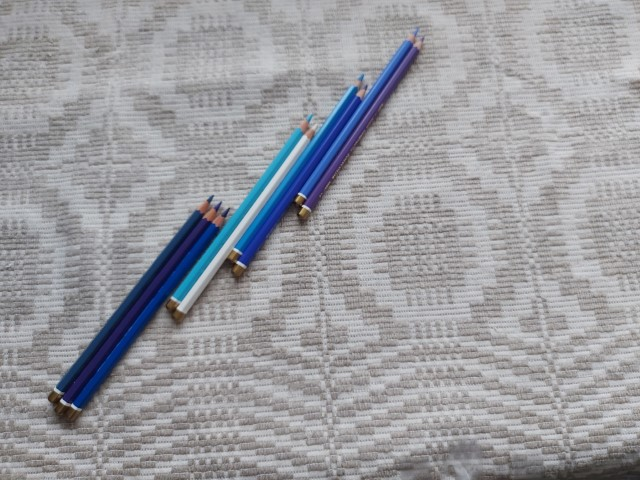
#> input picture SmallResolutionImages300/20221025_113303.jpg, 640 x 480 px, found by its file name; its folder holds 4 pictures in this run
$ python image.py
#> lines starting #> are read from the running program, lines starting #| are printed output that depends on the picture; pictures that were not available may be replaced by others from this repository, and a replacement may not be noted
import glob
import string
import time
from datetime import datetime
from multiprocessing import Pool, Process
import multiprocessing as mp
from multiprocessing.pool import ThreadPool
from typing import Any

from PIL import Image
from shutil import copyfile
import os, os.path
import cv2
import time

resultPathSmall = 'C:/Users/Vartotojas/OneDrive - Kaunas University of Technology/Darbalaukis/IN_Lygiagretus/ResultsSmall/'
resultPathMedium = 'C:/Users/Vartotojas/OneDrive - Kaunas University of Technology/Darbalaukis/IN_Lygiagretus/ResultsMedium/'
resultPathLarge = 'C:/Users/Vartotojas/OneDrive - Kaunas University of Technology/Darbalaukis/IN_Lygiagretus/ResultsLarge/'
smallResolutionPath = "C:/Users/Vartotojas/OneDrive - Kaunas University of Technology/Darbalaukis/IN_Lygiagretus/SmallResolutionImages300"
mediumResolutionPath = "C:/Users/Vartotojas/OneDrive - Kaunas University of Technology/Darbalaukis/IN_Lygiagretus/MediumResolutionImages10"
largeResolutionPath = "C:/Users/Vartotojas/OneDrive - Kaunas University of Technology/Darbalaukis/IN_Lygiagretus/LargeResolutionImages10"
results = 'C:/Users/Vartotojas/OneDrive - Kaunas University of Technology/Darbalaukis/IN_Lygiagretus/Results/'

def readImages(path):
    images = []
    valid_images = [".jpg", ".gif", ".png", ".tga",
                    ".jpeg", ".PNG", ".JPG", ".JPEG"]

    for file in os.listdir(path):
        ext = os.path.splitext(file)[1]
        if ext.lower() not in valid_images:
            continue
        images.append(file)
    return images


def blurImages(picture):
#> called with picture = '20221025_113303.jpg'
    print(f'Process {mp.current_process().name} started working on task {picture}', flush=True)
    image = cv2.imread(str(smallResolutionPath) + '/' + picture)
#> image is the input picture: shape (480, 640, 3); mean B, G, R 159.7, 154.8, 153.9
    img_rst = cv2.GaussianBlur(image, (9, 9), cv2.BORDER_DEFAULT)
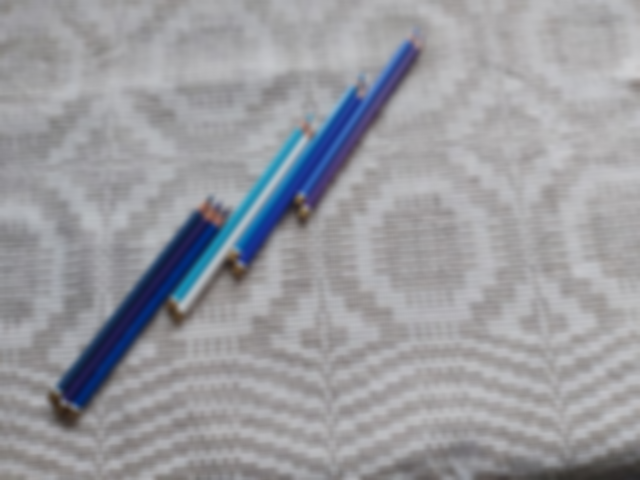
#> img_rst: shape (480, 640, 3); mean B, G, R 159.7, 154.8, 153.9
    cv2.imwrite(f'{str(results)}{str(picture)}.png', img_rst)
    print(f'Process {mp.current_process().name} ended working on task {picture}', flush=True)

if __name__ == '__main__':
    smallResolutionImages = list(readImages(smallResolutionPath))
    mediumResolutionImages = list(readImages(mediumResolutionPath))
    largeResolutionImages = list(readImages(largeResolutionPath))

    num_process = 1
    CPU_COUNT = mp.cpu_count()
    print(CPU_COUNT)
    start = time.monotonic()
    with Pool(num_process) as pool:
        iterator = pool.map(blurImages, smallResolutionImages)
#> call 2 of blurImages, with picture = '20221025_113455.jpg'
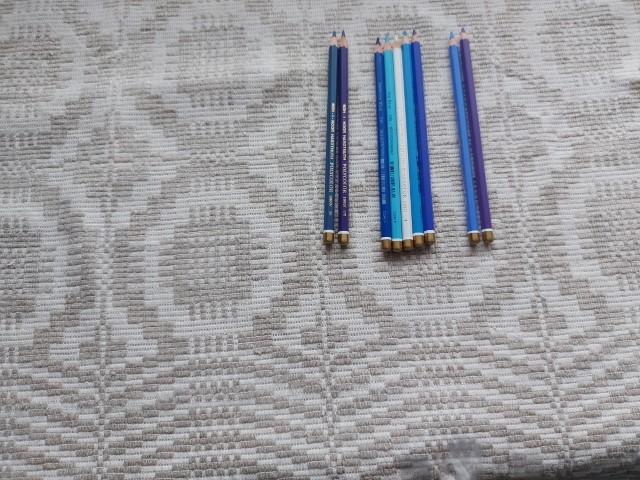
#> input picture SmallResolutionImages300/20221025_113455.jpg, 640 x 480 px, found by its file name
#> in blurImages, image is the input picture: shape (480, 640, 3); mean B, G, R 160.2, 155.7, 155.1
#> in blurImages (call 2), `img_rst = cv2.GaussianBlur(image, (9, 9), cv2.BORDER_DEFAULT)`:
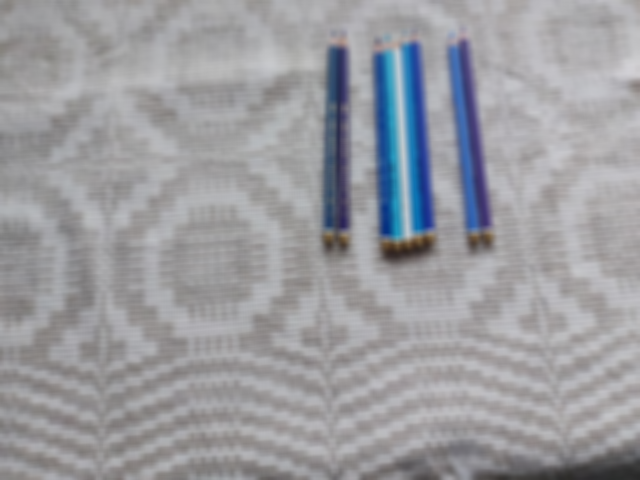
#> img_rst: shape (480, 640, 3); mean B, G, R 160.2, 155.8, 155.1
#> call 3 of blurImages, with picture = '20221025_113503.jpg'
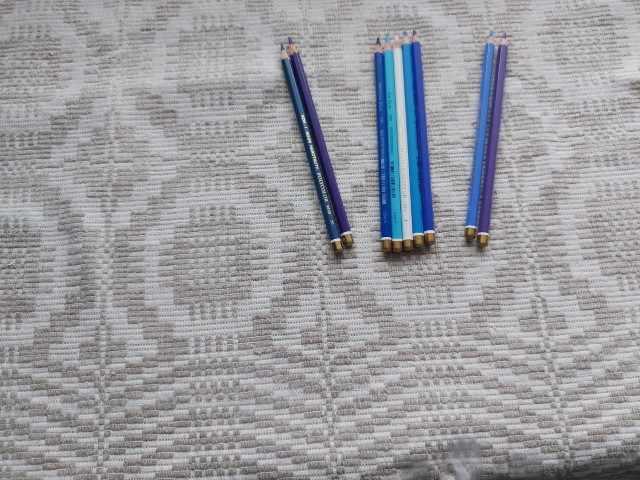
#> input picture SmallResolutionImages300/20221025_113503.jpg, 640 x 480 px, found by its file name
#> in blurImages, image is the input picture: shape (480, 640, 3); mean B, G, R 160, 155.5, 155.1
#> in blurImages (call 3), `img_rst = cv2.GaussianBlur(image, (9, 9), cv2.BORDER_DEFAULT)`:
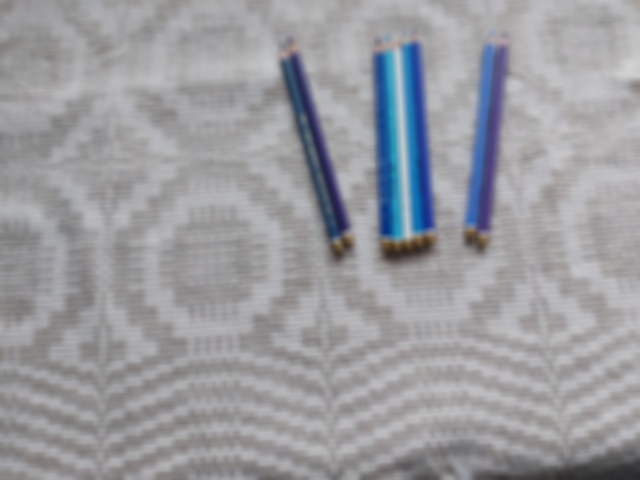
#> img_rst: shape (480, 640, 3); mean B, G, R 160, 155.5, 155.1
#> call 4 of blurImages, with picture = '20221025_113924.jpg'
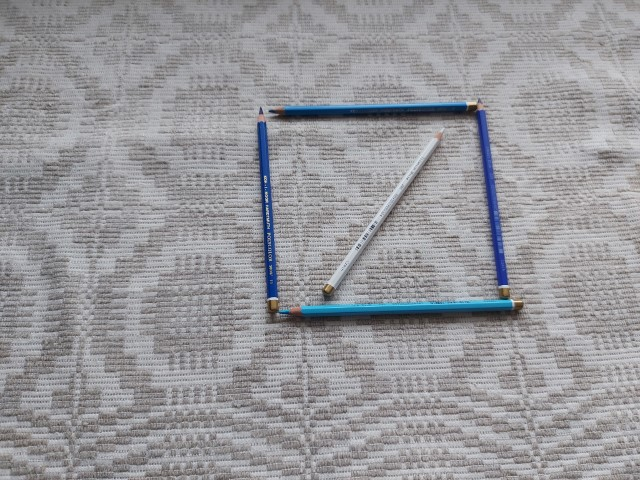
#> input picture SmallResolutionImages300/20221025_113924.jpg, 640 x 480 px, found by its file name
#> in blurImages, image is the input picture: shape (480, 640, 3); mean B, G, R 154.5, 150.7, 150.9
#> in blurImages (call 4), `img_rst = cv2.GaussianBlur(image, (9, 9), cv2.BORDER_DEFAULT)`:
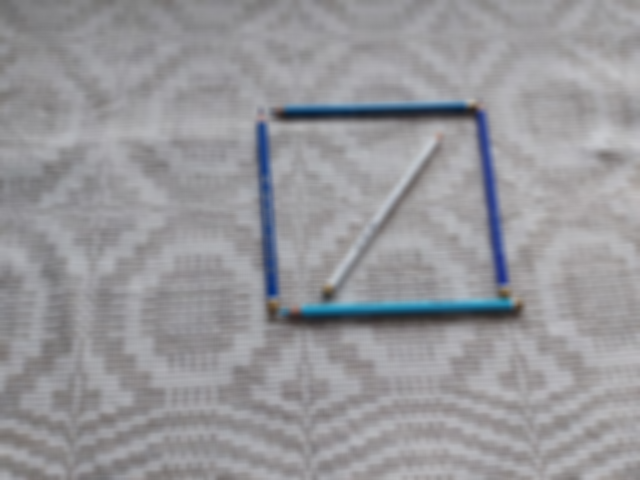
#> img_rst: shape (480, 640, 3); mean B, G, R 154.5, 150.7, 150.9
    print(f'time took: {time.monotonic() - start:.4f}')
